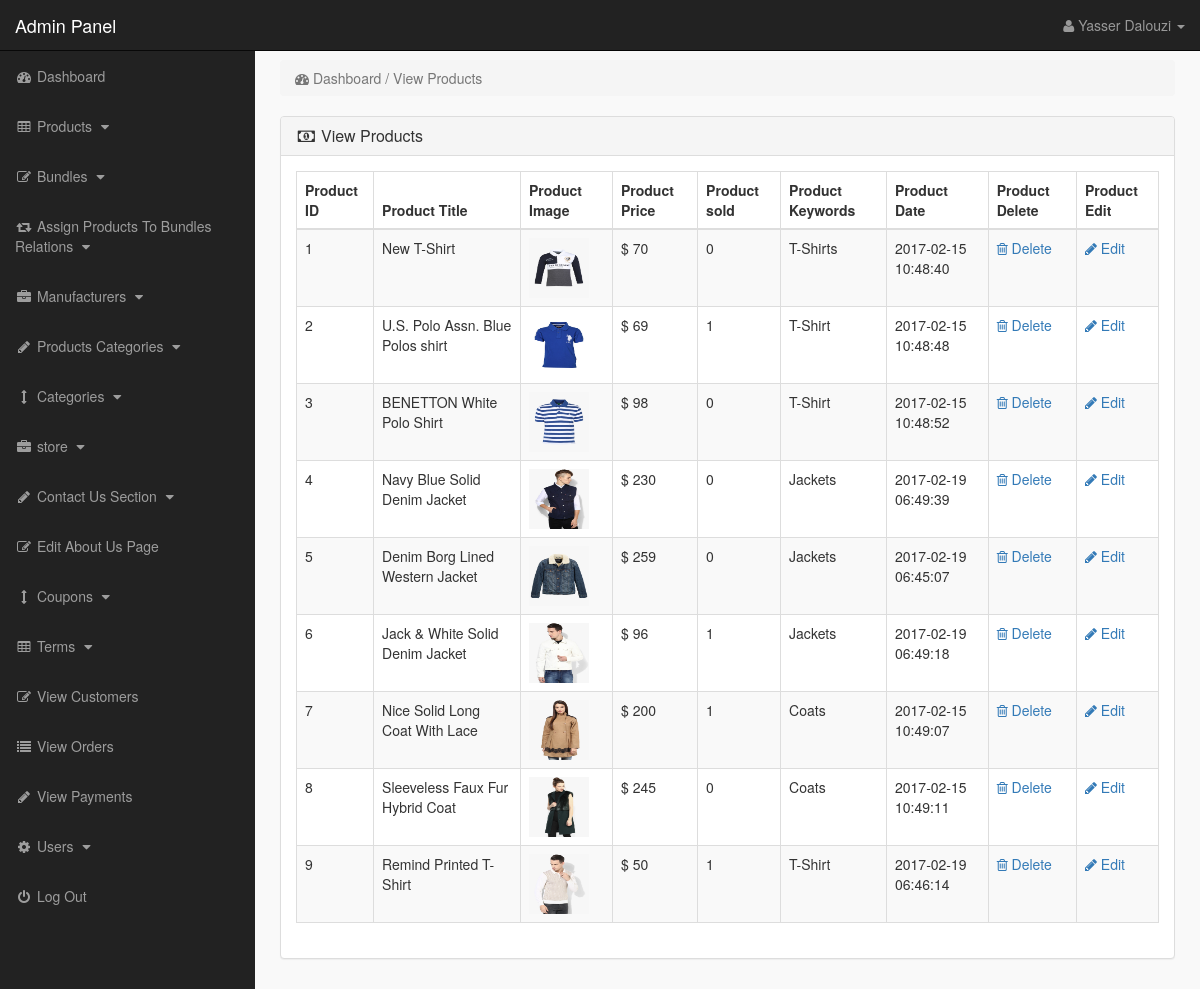
/admin_area/index.php?view_products (signed in), run on the app's committed database.
### tables this page shows
CREATE TABLE `products` (
  `product_id` int(10) NOT NULL,
  `p_cat_id` int(10) NOT NULL,
  `cat_id` int(10) NOT NULL,
  `manufacturer_id` int(10) NOT NULL,
  `date` timestamp NOT NULL DEFAULT CURRENT_TIMESTAMP ON UPDATE CURRENT_TIMESTAMP,
  `product_title` text NOT NULL,
  `product_url` text NOT NULL,
  `product_img1` text NOT NULL,
  `product_img2` text NOT NULL,
  `product_img3` text NOT NULL,
  `product_price` int(10) NOT NULL,
  `product_psp_price` int(100) NOT NULL,
  `product_desc` text NOT NULL,
  `product_features` text NOT NULL,
  `product_video` text NOT NULL,
  `product_keywords` text NOT NULL,
  `product_label` text NOT NULL,
  `status` varchar(255) NOT NULL
);

### admin_area/view_products.php (the view)
<?php
if(!isset($_SESSION['admin_email'])){
echo "<script>window.open('login.php','_self')</script>";
}
else {
?>
<div class="row">
<div class="col-lg-12" >
<ol class="breadcrumb" >
<li class="active" >
<i class="fa fa-dashboard"></i> Dashboard / View Products
</li>
</ol>
</div>
</div>
<div class="row" >
<div class="col-lg-12" >
<div class="panel panel-default" >
<div class="panel-heading" >
<h3 class="panel-title" >
<i class="fa fa-money fa-fw" ></i> View Products
</h3>
</div>
<div class="panel-body" >
<div class="table-responsive" >
<table class="table table-bordered table-hover table-striped" >
<thead>
<tr>
<th>Product ID</th>
<th>Product Title</th>
<th>Product Image</th>
<th>Product Price</th>
<th>Product sold</th>
<th>Product Keywords</th>
<th>Product Date</th>
<th>Product Delete</th>
<th>Product Edit</th>
</tr>
</thead>
<tbody>
<?php
$i = 0;
$get_pro = "select * from products where status='product'";
$run_pro = mysqli_query($con,$get_pro);
while($row_pro=mysqli_fetch_array($run_pro)){
$pro_id = $row_pro['product_id'];
$pro_title = $row_pro['product_title'];
$pro_image = $row_pro['product_img1'];
$pro_price = $row_pro['product_price'];
$pro_keywords = $row_pro['product_keywords'];
$pro_date = $row_pro['date'];
$i++;
?>
<tr>
<td><?php echo $i; ?></td>
<td><?php echo $pro_title; ?></td>
<td><img src="product_images/<?php echo $pro_image; ?>" width="60" height="60"></td>
<td>$ <?php echo $pro_price; ?></td>
<td>
<?php
$get_sold = "select * from pending_orders where product_id='$pro_id'";
$run_sold = mysqli_query($con,$get_sold);
$count = mysqli_num_rows($run_sold);
echo $count;
?>
</td>
<td> <?php echo $pro_keywords; ?> </td>
<td><?php echo $pro_date; ?></td>
<td>
<a href="index.php?delete_product=<?php echo $pro_id; ?>">
<i class="fa fa-trash-o"> </i> Delete
</a>
</td>
<td>
<a href="index.php?edit_product=<?php echo $pro_id; ?>">
<i class="fa fa-pencil"> </i> Edit
</a>
</td>
</tr>
<?php } ?>
</tbody>
</table>
</div>
</div>
</div>
</div>
</div>
<?php } ?>

### admin_area/includes/sidebar.php (shortened to what this page needs)
<?php
if(!isset($_SESSION['admin_email'])){
echo "<script>window.open('login.php','_self')</script>";
}
else {
?>
<nav class="navbar navbar-inverse navbar-fixed-top" >
<div class="navbar-header" >
<a class="navbar-brand" href="index.php?dashboard" >Admin Panel</a>
</div>
<ul class="nav navbar-right top-nav" >
<li class="dropdown" >
<a href="#" class="dropdown-toggle" data-toggle="dropdown" >
<i class="fa fa-user" ></i>
<?php echo $admin_name; ?> <b class="caret" ></b>
</a>
</li>
</ul>
<div class="collapse navbar-collapse navbar-ex1-collapse">
<ul class="nav navbar-nav side-nav">
<li>
<a href="index.php?dashboard">
<i class="fa fa-fw fa-dashboard"></i> Dashboard
</a>
</li>
<li>
<a href="#" data-toggle="collapse" data-target="#products">
<i class="fa fa-fw fa-table"></i> Products
<i class="fa fa-fw fa-caret-down"></i>
</a>
</li>
<li>
<a href="#" data-toggle="collapse" data-target="#bundles">
<i class="fa fa-fw fa-edit"></i> Bundles
<i class="fa fa-fw fa-caret-down"></i>
</a>
</li>
<li>
<a href="#" data-toggle="collapse" data-target="#relations">
<i class="fa fa-fw fa-retweet"></i> Assign Products To Bundles Relations
<i class="fa fa-fw fa-caret-down"></i>
</a>
</li>
<li>
<a href="#" data-toggle="collapse" data-target="#manufacturers">
<i class="fa fa-fw fa-briefcase"></i> Manufacturers
<i class="fa fa-fw fa-caret-down"></i>
</a>
</li>
<li>
<a href="#" data-toggle="collapse" data-target="#p_cat">
<i class="fa fa-fw fa-pencil"></i> Products Categories
<i class="fa fa-fw fa-caret-down"></i>
</a>
</li>
<li>
<a href="#" data-toggle="collapse" data-target="#cat">
<i class="fa fa-fw fa-arrows-v"></i> Categories
<i class="fa fa-fw fa-caret-down"></i>
</a>
</li>
<li>
<a href="#" data-toggle="collapse" data-target="#store">
<i class="fa fa-fw fa-briefcase"></i> store
<i class="fa fa-fw fa-caret-down"></i>
</a>
</li>
<li>
<a href="#" data-toggle="collapse" data-target="#contact_us">
<i class="fa fa-fw fa-pencil"> </i> Contact Us Section
<i class="fa fa-fw fa-caret-down"></i>
</a>
</li>
<li>
<a href="index.php?edit_about_us">
<i class="fa fa-fw fa-edit"></i> Edit About Us Page
</a>
</li>
<li>
<a href="#" data-toggle="collapse" data-target="#coupons">
<i class="fa fa-fw fa-arrows-v"></i> Coupons
<i class="fa fa-fw fa-caret-down"></i>
</a>
</li>
<li>
<a href="#" data-toggle="collapse" data-target="#terms" >
<i class="fa fa-fw fa-table"></i> Terms
<i class="fa fa-fw fa-caret-down"></i>
</a>
</li>
<li>
<a href="index.php?view_customers">
<i class="fa fa-fw fa-edit"></i> View Customers
</a>
</li>
<li>
<a href="index.php?view_orders">
<i class="fa fa-fw fa-list"></i> View Orders
</a>
</li>
<li>
<a href="index.php?view_payments">
<i class="fa fa-fw fa-pencil"></i> View Payments
</a>
</li>
<li>
<a href="#" data-toggle="collapse" data-target="#users">
<i class="fa fa-fw fa-gear"></i> Users
<i class="fa fa-fw fa-caret-down"></i>
</a>
</li>
<li>
<a href="logout.php">
<i class="fa fa-fw fa-power-off"></i> Log Out
</a>
</li>
</ul>
</div>
</nav>
<?php } ?>

### admin_area/css/style.css (style rules this page uses)
body { margin-top:100px; }
@media (min-width: 768px) { body { margin-top:50px; } }
.top-nav { padding:0 15px; }
.top-nav>li { display:inline-block; float:left; }
.top-nav>li>a { padding-top:15px; padding-bottom:15px; line-height:20px; color:#999; }
@media (min-width: 768px) { .side-nav { position:fixed; top:51px; width:255px; border-radius:0; overflow-y:auto; background-color: #222; bottom:0; overflow-x:hidden; padding-bottom:40px; } }
@media (min-width: 768px) { .side-nav>li>a { width:255px; } }
.panel-body { border-radius:5px; }

### data on the page
products: product_title "New T-Shirt", product_img1 (picture), product_price "70", count "0", product_keywords "T-Shirts", date "2017-02-15 10:48:40"
products: product_title "U.S. Polo Assn. Blue Polos shirt", product_img1 (picture), product_price "69", count "1", product_keywords "T-Shirt", date "2017-02-15 10:48:48"
products: product_title "BENETTON White Polo Shirt", product_img1 (picture), product_price "98", count "0", product_keywords "T-Shirt", date "2017-02-15 10:48:52"
products: product_title "Navy Blue Solid Denim Jacket", product_img1 (picture), product_price "230", count "0", product_keywords "Jackets", date "2017-02-19 06:49:39"
products: product_title "Denim Borg Lined Western Jacket", product_img1 (picture), product_price "259", count "0", product_keywords "Jackets", date "2017-02-19 06:45:07"
products: product_title "Jack & White Solid Denim Jacket", product_img1 (picture), product_price "96", count "1", product_keywords "Jackets", date "2017-02-19 06:49:18"
products: product_title "Nice Solid Long Coat With Lace", product_img1 (picture), product_price "200", count "1", product_keywords "Coats", date "2017-02-15 10:49:07"
products: product_title "Sleeveless Faux Fur Hybrid Coat", product_img1 (picture), product_price "245", count "0", product_keywords "Coats", date "2017-02-15 10:49:11"
products: product_title "Remind Printed T-Shirt", product_img1 (picture), product_price "50", count "1", product_keywords "T-Shirt", date "2017-02-19 06:46:14"

### other printed values
$admin_name "Yasser Dalouzi"
